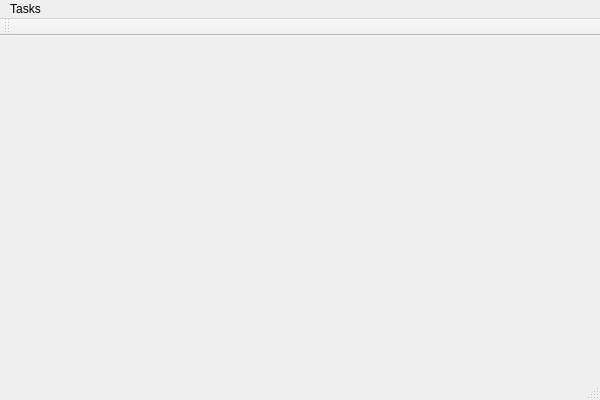
<?xml version="1.0" encoding="UTF-8"?>
<ui version="4.0">
 <class>PlayerClass</class>
 <widget class="QMainWindow" name="PlayerClass">
  <property name="geometry">
   <rect>
    <x>0</x>
    <y>0</y>
    <width>600</width>
    <height>400</height>
   </rect>
  </property>
  <property name="windowTitle">
   <string>Player</string>
  </property>
  <widget class="QWidget" name="centralWidget"/>
  <widget class="QMenuBar" name="menuBar">
   <property name="geometry">
    <rect>
     <x>0</x>
     <y>0</y>
     <width>600</width>
     <height>21</height>
    </rect>
   </property>
   <widget class="QMenu" name="menuTasks">
    <property name="title">
     <string>Tasks</string>
    </property>
    <addaction name="actionDownload_a_session"/>
   </widget>
   <addaction name="menuTasks"/>
  </widget>
  <widget class="QToolBar" name="mainToolBar">
   <attribute name="toolBarArea">
    <enum>TopToolBarArea</enum>
   </attribute>
   <attribute name="toolBarBreak">
    <bool>false</bool>
   </attribute>
  </widget>
  <widget class="QStatusBar" name="statusBar"/>
  <action name="actionDownload_a_session">
   <property name="text">
    <string>Download a session</string>
   </property>
  </action>
 </widget>
 <layoutdefault spacing="6" margin="11"/>
 <resources>
  <include location="Player.qrc"/>
 </resources>
 <connections/>
</ui>
